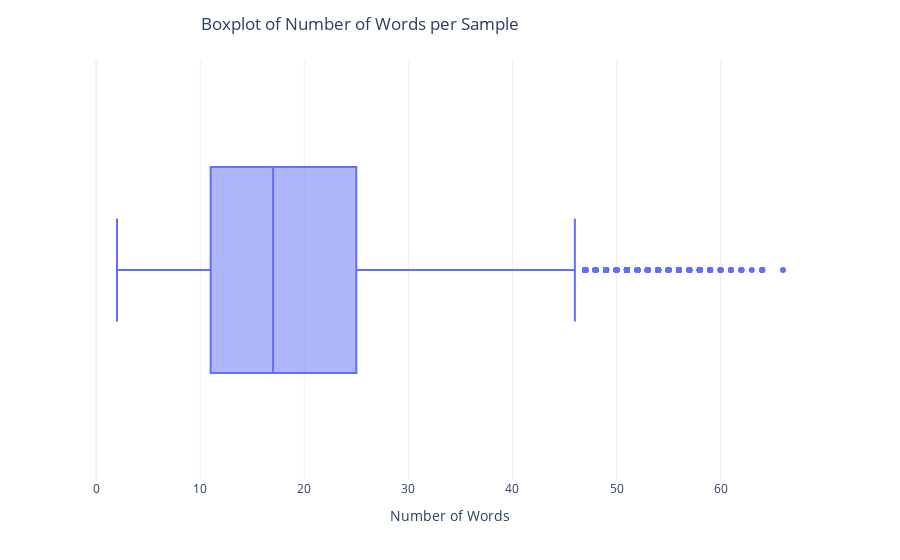

Write notebook code for a chart like this one.
### Code cell
fig = px.box(
    x=list_len_text_by_words,
    template='plotly_white'
)
fig.update_layout(
    title={
        'text': "Boxplot of Number of Words per Sample",
        'x': 0.4,
        'xanchor': 'center'
    })
fig.update_xaxes(
    title='Number of Words')
fig.update_layout(showlegend=False)
fig.update_layout(hovermode='x')
fig.show()

### Figure 1 — Plotly figure (JSON) as saved in the notebook; plotly's stock layout.template omitted (floating-point values rounded to 4 significant figures; data arrays with more than 128 entries replaced by an {"elided": "..."} marker saying what was removed)
{"data": [{"alignmentgroup": "True", "hovertemplate": "x=%{x}<extra></extra>", "legendgroup": "", "marker": {"color": "#636efa"}, "name": "", "notched": false, "offsetgroup": "", "orientation": "h", "showlegend": false, "type": "box", "x": {"elided": "16000 int values"}, "x0": " ", "xaxis": "x", "y0": " ", "yaxis": "y"}], "layout": {"boxmode": "group", "hovermode": "x", "legend": {"tracegroupgap": 0}, "margin": {"t": 60}, "showlegend": false, "title": {"text": "Boxplot of Number of Words per Sample", "x": 0.4, "xanchor": "center"}, "xaxis": {"anchor": "y", "domain": [0, 1], "title": {"text": "Number of Words"}}, "yaxis": {"anchor": "x", "domain": [0, 1]}}}
